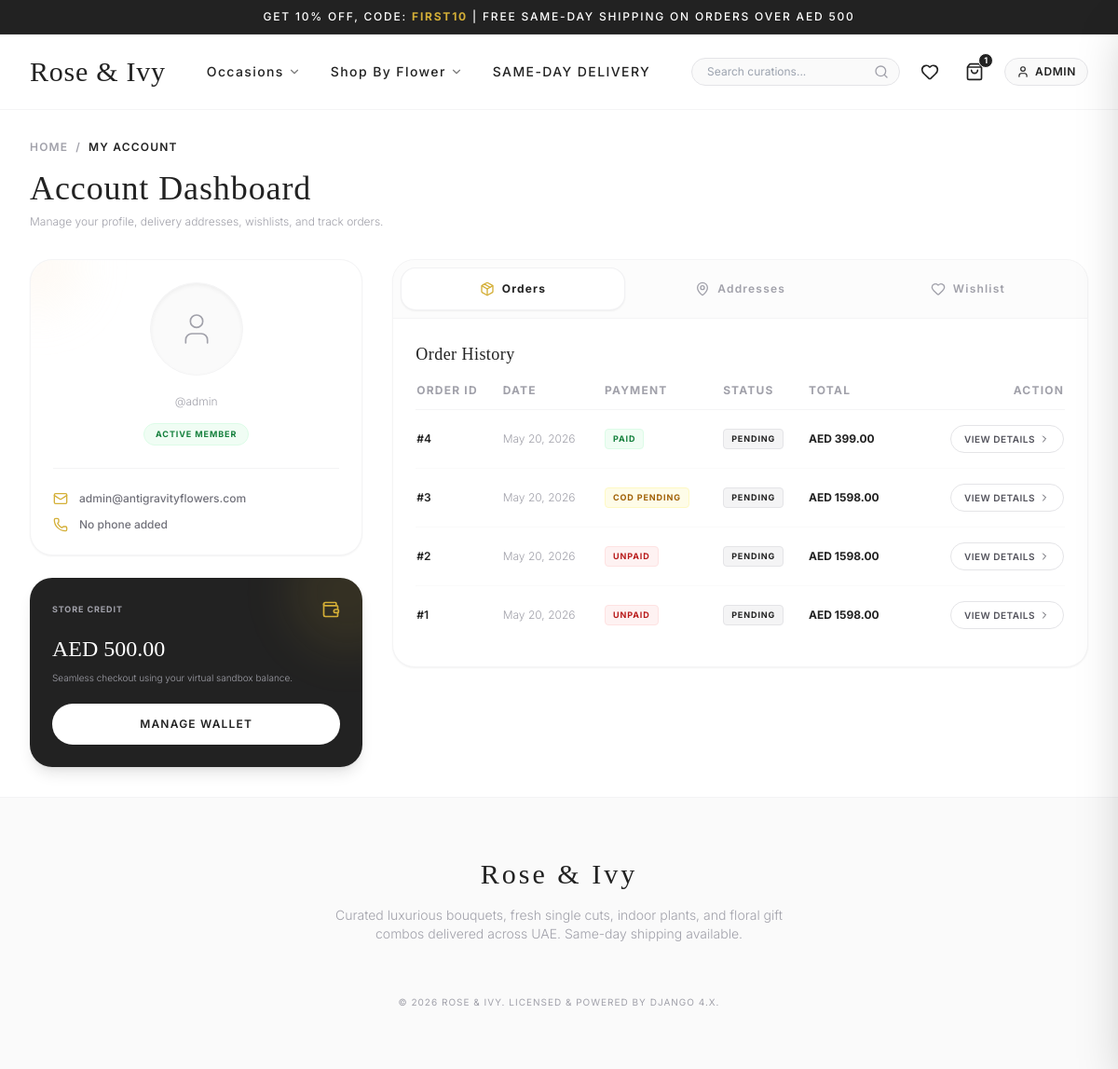
/accounts/profile/ (signed in), run on the app's committed database.
### accounts/models.py (models this page shows, shortened)
class UserProfile(models.Model):
    user = models.OneToOneField(User, on_delete=models.CASCADE, related_name='profile')
    phone = models.CharField(verbose_name='phone', max_length=15, blank=True, null=True)
    avatar = models.ImageField(upload_to='avatars/', blank=True, null=True)

class Wallet(models.Model):
    user = models.OneToOneField(User, on_delete=models.CASCADE, related_name='wallet')
    balance = models.DecimalField(max_digits=10, decimal_places=2, default=Decimal('0.00'))

### orders/models.py (models this page shows, shortened)
class Order(models.Model):
    ORDER_STATUS = (
        ('Pending', 'Pending'),
        ('Processing', 'Processing'),
        ('Shipped', 'Shipped'),
        ('Delivered', 'Delivered'),
    )
    PAYMENT_STATUS = (
        ('UNPAID', 'Unpaid'),
        ('PAID', 'Paid'),
        ('COD_PENDING', 'COD Pending'),
        ('FAILED', 'Failed'),
    )
    PAYMENT_METHODS = (
        ('STRIPE', 'Credit/Debit Card (Stripe)'),
        ('RAZORPAY', 'UPI/Net Banking (Razorpay)'),
        ('COD', 'Cash on Delivery'),
        ('WALLET', 'Wallet / Store Credit'),
    )
    user = models.ForeignKey(User, on_delete=models.CASCADE, related_name='orders')
    address = models.ForeignKey(Address, on_delete=models.SET_NULL, null=True, blank=True)
    total = models.DecimalField(max_digits=10, decimal_places=2)
    coupon = models.ForeignKey(Coupon, on_delete=models.SET_NULL, null=True, blank=True)
    discount_amount = models.DecimalField(max_digits=10, decimal_places=2, default=0.00)
    payment_method = models.CharField(max_length=20, choices=PAYMENT_METHODS)
    payment_status = models.CharField(max_length=20, choices=PAYMENT_STATUS, default='UNPAID')
    order_status = models.CharField(max_length=20, choices=ORDER_STATUS, default='Pending')
    gateway_order_id = models.CharField(max_length=100, blank=True, null=True)
    created_at = models.DateTimeField(auto_now_add=True)
    class Meta:
        ordering = ['-created_at']

### accounts/views.py (the view)
# urls.py: path('profile/', views.profile_view, name='profile'),
@login_required
def profile_view(request):
    addresses = request.user.addresses.all()
    orders = request.user.orders.all()
    wishlist = Wishlist.objects.filter(user=request.user).select_related('product')
    context = {
        'addresses': addresses,
        'orders': orders,
        'wishlist': wishlist,
    }
    return render(request, 'accounts/profile.html', context)

### templates/accounts/profile.html (shortened to what this page needs)
{% extends 'base.html' %}
{% load static %}
{% block content %}
<div class="mb-8 select-none">
    <nav class="flex text-xs uppercase tracking-widest text-zinc-400 gap-2 mb-4 font-semibold">
        <a href="{% url 'store:home' %}" class="hover:text-brandGold transition-colors">Home</a>
        <span>/</span>
        <span class="text-brandCharcoal">My Account</span>
    </nav>
    <h1 class="font-serif text-3xl md:text-4xl font-medium text-brandCharcoal tracking-wide mb-2">Account Dashboard</h1>
    <p class="text-zinc-400 text-xs font-light">Manage your profile, delivery addresses, wishlists, and track orders.</p>
</div>
<div class="grid grid-cols-1 lg:grid-cols-3 gap-8 items-start select-none">
    <div class="lg:col-span-1 space-y-6">
        <div class="bg-white border border-zinc-100 p-6 rounded-3xl shadow-sm text-center relative overflow-hidden">
            <div class="absolute -top-10 -left-10 w-24 h-24 bg-brandChampagne/20 rounded-full blur-xl"></div>
            <div class="inline-flex items-center justify-center bg-zinc-50 border border-zinc-100 rounded-full mb-4 p-2 shadow-inner" style="width: 100px; height: 100px;">
                {% if user.profile.avatar %}
                    <img src="{{ user.profile.avatar.url }}" alt="Avatar" class="w-full h-full object-cover rounded-full">
                {% else %}
                    <i data-lucide="user" class="w-10 h-10 text-zinc-400 stroke-1"></i>
                {% endif %}
            </div>
            <p class="text-zinc-400 text-xs font-light mb-3">@{{ user.username }}</p>
            <span class="inline-block text-[9px] uppercase tracking-widest font-bold bg-green-50 text-green-700 border border-green-100 px-3 py-1 rounded-full mb-6">
                Active Member
            </span>
            <hr class="border-zinc-100 mb-6">
            <div class="text-left space-y-3 text-xs text-zinc-500 font-medium">
                <div class="flex items-center gap-3">
                    <i data-lucide="mail" class="w-4 h-4 text-brandGold stroke-1.5"></i>
                    <span class="truncate">{{ user.email }}</span>
                </div>
                <div class="flex items-center gap-3">
                    <i data-lucide="phone" class="w-4 h-4 text-brandGold stroke-1.5"></i>
                    <span>{{ user.profile.phone|default:"No phone added" }}</span>
                </div>
            </div>
        </div>
        <div class="bg-brandCharcoal text-white p-6 rounded-3xl shadow-lg relative overflow-hidden">
            <div class="absolute -top-12 -right-12 w-32 h-32 bg-brandGold/10 rounded-full blur-xl"></div>
            <div class="flex justify-between items-center mb-4">
                <span class="text-[9px] uppercase tracking-widest font-bold text-zinc-400">Store Credit</span>
                <i data-lucide="wallet" class="w-5 h-5 text-brandGold stroke-1.5"></i>
            </div>
            <h2 class="font-serif text-2xl font-medium text-white mb-2">AED {{ user.wallet.balance|default:"0.00" }}</h2>
            <p class="text-zinc-400 text-[10px] font-light mb-5">Seamless checkout using your virtual sandbox balance.</p>
            <a href="{% url 'accounts:wallet' %}" class="block text-center w-full bg-white text-brandCharcoal hover:bg-brandGold hover:text-white transition-colors text-xs font-semibold uppercase tracking-widest py-3.5 rounded-full shadow-sm">
                Manage Wallet
            </a>
        </div>
    </div>
    <div class="lg:col-span-2 space-y-6">
        <div class="bg-white border border-zinc-100 rounded-3xl shadow-sm overflow-hidden">
            <div class="flex border-b border-zinc-100 bg-zinc-50/50 p-2 gap-1 text-xs font-semibold uppercase tracking-widest select-none">
                <button onclick="switchDashboardTab('orders')" id="tab-btn-orders" class="flex-1 text-center py-3.5 px-4 rounded-2xl transition-all duration-200 border text-brandCharcoal bg-white shadow-sm border-zinc-200/50 font-bold">
                    <span class="flex items-center justify-center gap-2">
                        <i data-lucide="package" class="w-4 h-4 text-brandGold"></i> Orders
                    </span>
                </button>
                <button onclick="switchDashboardTab('addresses')" id="tab-btn-addresses" class="flex-1 text-center py-3.5 px-4 rounded-2xl transition-all duration-200 border text-zinc-400 border-transparent hover:text-brandCharcoal">
                    <span class="flex items-center justify-center gap-2">
                        <i data-lucide="map-pin" class="w-4 h-4"></i> Addresses
                    </span>
                </button>
                <button onclick="switchDashboardTab('wishlist')" id="tab-btn-wishlist" class="flex-1 text-center py-3.5 px-4 rounded-2xl transition-all duration-200 border text-zinc-400 border-transparent hover:text-brandCharcoal">
                    <span class="flex items-center justify-center gap-2">
                        <i data-lucide="heart" class="w-4 h-4"></i> Wishlist
                    </span>
                </button>
            </div>
            <div class="p-6">
                <div id="tab-panel-orders" class="space-y-4">
                    <div class="flex justify-between items-center mb-4">
                        <h4 class="font-serif text-lg font-medium text-brandCharcoal tracking-wide">Order History</h4>
                    </div>
                    {% if orders %}
                        <div class="overflow-x-auto">
                            <table class="w-full text-left border-collapse text-xs">
                                <thead>
                                    <tr class="border-b border-zinc-100 font-bold uppercase tracking-widest text-zinc-400 pb-3">
                                        <th class="pb-3">Order ID</th>
                                        <th class="pb-3">Date</th>
                                        <th class="pb-3">Payment</th>
                                        <th class="pb-3">Status</th>
                                        <th class="pb-3">Total</th>
                                        <th class="pb-3 text-end">Action</th>
                                    </tr>
                                </thead>
                                <tbody class="divide-y divide-zinc-50 text-zinc-600 font-medium">
                                    {% for order in orders %}
                                        <tr class="hover:bg-zinc-50/20 transition-colors">
                                            <td class="py-4 text-brandCharcoal font-semibold">#{{ order.id }}</td>
                                            <td class="py-4 text-zinc-400 font-light">{{ order.created_at|date:"M d, Y" }}</td>
                                            <td class="py-4">
                                                <span class="inline-block text-[9px] uppercase tracking-widest font-bold px-2 py-0.5 rounded {% if order.payment_status == 'PAID' %}bg-green-50 text-green-700 border border-green-100{% elif order.payment_status == 'COD_PENDING' %}bg-yellow-50 text-yellow-700 border border-yellow-100{% else %}bg-red-50 text-red-700 border border-red-100{% endif %}">
                                                    {{ order.get_payment_status_display }}
                                                </span>
                                            </td>
                                            <td class="py-4">
                                                <span class="inline-block text-[9px] uppercase tracking-widest font-bold px-2 py-0.5 rounded bg-zinc-100 text-brandCharcoal border border-zinc-200">
                                                    {{ order.order_status }}
                                                </span>
                                            </td>
                                            <td class="py-4 font-sans font-bold text-brandCharcoal">AED {{ order.total }}</td>
                                            <td class="py-4 text-end">
                                                <a href="{% url 'orders:order_detail' order.id %}" class="inline-flex items-center gap-1 border border-zinc-200 hover:border-brandGold hover:text-brandGold transition-all text-[10px] uppercase tracking-wider px-3.5 py-1.5 rounded-full font-semibold">
                                                    View Details <i data-lucide="chevron-right" class="w-3 h-3"></i>
                                                </a>
                                            </td>
                                        </tr>
                                    {% endfor %}
                                </tbody>
                            </table>
                        </div>
                    {% endif %}
                </div>
            </div>
        </div>
    </div>
</div>
{% endblock %}

### templates/base.html (shortened to what this page needs)
{% load static %}
<!DOCTYPE html>
<html lang="en">
<head>
    <script src="https://cdn.tailwindcss.com"></script>
</head>
<body class="bg-brandWhite text-brandCharcoal font-sans min-h-screen flex flex-col antialiased">
    <div class="bg-brandCharcoal text-white text-[10px] md:text-xs tracking-[0.15em] font-medium py-2.5 text-center px-4 uppercase select-none border-b border-white/5">
        GET 10% OFF, CODE: <span class="text-brandGold font-bold">FIRST10</span> | FREE SAME-DAY SHIPPING ON ORDERS OVER AED 500
    </div>
    <header class="sticky top-0 bg-white/95 backdrop-blur-md z-40 border-b border-zinc-100 transition-all">
        <div class="max-w-7xl mx-auto px-4 sm:px-6 lg:px-8 h-20 flex items-center justify-between">
            <a href="{% url 'store:home' %}" class="flex items-center gap-2 group">
                <span class="font-serif text-2xl md:text-3xl font-medium tracking-wide text-brandCharcoal transition-colors hover:text-brandGold">
                    Rose & Ivy
                </span>
            </a>
            <nav class="hidden lg:flex items-center gap-8 font-medium text-sm tracking-widest text-brandCharcoal uppercase">
                <div class="relative group py-4">
                    <button class="flex items-center gap-1 hover:text-brandGold transition-colors nav-hover-line">
                        Occasions <i data-lucide="chevron-down" class="w-3.5 h-3.5 opacity-60"></i>
                    </button>
                </div>
                <div class="relative group py-4">
                    <button class="flex items-center gap-1 hover:text-brandGold transition-colors nav-hover-line">
                        Shop By Flower <i data-lucide="chevron-down" class="w-3.5 h-3.5 opacity-60"></i>
                    </button>
                </div>
                <a href="{% url 'store:product_list' %}" class="hover:text-brandGold transition-colors nav-hover-line py-4">
                    Same-Day Delivery
                </a>
            </nav>
            <div class="flex items-center gap-4">
                <form action="{% url 'store:product_list' %}" method="GET" class="relative hidden sm:flex items-center">
                    <input type="search" placeholder="Search curations..." name="q" value="{{ request.GET.q|default:'' }}"
                           class="w-48 lg:w-56 bg-zinc-50 text-xs border border-zinc-200 rounded-full py-1.5 pl-4 pr-10 focus:outline-none focus:border-brandGold focus:bg-white transition-all text-brandCharcoal">
                    <button type="submit" class="absolute right-3 text-zinc-400 hover:text-brandGold">
                        <i data-lucide="search" class="w-4 h-4"></i>
                    </button>
                </form>
                <a href="{% url 'store:wishlist' %}" class="text-brandCharcoal hover:text-brandGold p-1.5 transition-colors relative" title="Wishlist">
                    <i data-lucide="heart" class="w-5 h-5"></i>
                </a>
                <button onclick="openCartDrawer()" class="text-brandCharcoal hover:text-brandGold p-1.5 transition-colors relative" title="Shopping Bag">
                    <i data-lucide="shopping-bag" class="w-5 h-5"></i>
                    <span id="cart-badge" class="absolute -top-1 -right-1 bg-brandCharcoal text-white text-[9px] font-bold rounded-full w-4 h-4 flex items-center justify-center border border-white">
                        {{ cart_total_items|default:0 }}
                    </span>
                </button>
                {% if user.is_authenticated %}
                    <div class="relative group">
                        <button class="flex items-center gap-1.5 text-xs tracking-wider uppercase font-semibold text-brandCharcoal hover:text-brandGold border border-zinc-200 rounded-full px-3 py-1.5 bg-zinc-50">
                            <i data-lucide="user" class="w-3.5 h-3.5"></i>
                            <span class="max-w-[70px] truncate hidden md:inline">{{ user.username }}</span>
                        </button>
                    </div>
                {% endif %}
            </div>
        </div>
    </header>
    <main class="flex-grow py-8 max-w-7xl mx-auto px-4 sm:px-6 lg:px-8 w-full">
        {% block content %}{% endblock %}
    </main>
    <footer class="bg-zinc-50 border-t border-zinc-100 py-16 mt-auto select-none">
        <div class="max-w-7xl mx-auto px-4 sm:px-6 lg:px-8 text-center">
            <h5 class="font-serif text-3xl text-brandCharcoal tracking-widest mb-4">Rose & Ivy</h5>
            <p class="text-zinc-400 text-xs md:text-sm max-w-lg mx-auto font-light leading-relaxed mb-6">
                Curated luxurious bouquets, fresh single cuts, indoor plants, and floral gift combos delivered across UAE. Same-day shipping available.
            </p>
            <p class="text-zinc-400 text-[10px] tracking-widest uppercase mb-0">&copy; {% now "Y" %} Rose & Ivy. Licensed & Powered by Django 4.x.</p>
        </div>
    </footer>
</body>
</html>

### data on the page
Order: id "4", created_at "May 20, 2026", payment_status "PAID", order_status "PENDING", total "399.00"
Order: id "3", created_at "May 20, 2026", payment_status "COD PENDING", order_status "PENDING", total "1598.00"
Order: id "2", created_at "May 20, 2026", payment_status "UNPAID", order_status "PENDING", total "1598.00"
Order: id "1", created_at "May 20, 2026", payment_status "UNPAID", order_status "PENDING", total "1598.00"

### other printed values
{{ cart_total_items|default:0 }} "1"
{{ user.username }} "ADMIN"
{{ user.username }} "admin"
{{ user.email }} "admin@antigravityflowers.com"
{{ user.profile.phone|default:"No phone added" }} "No phone added"
{{ user.wallet.balance|default:"0.00" }} "500.00"
